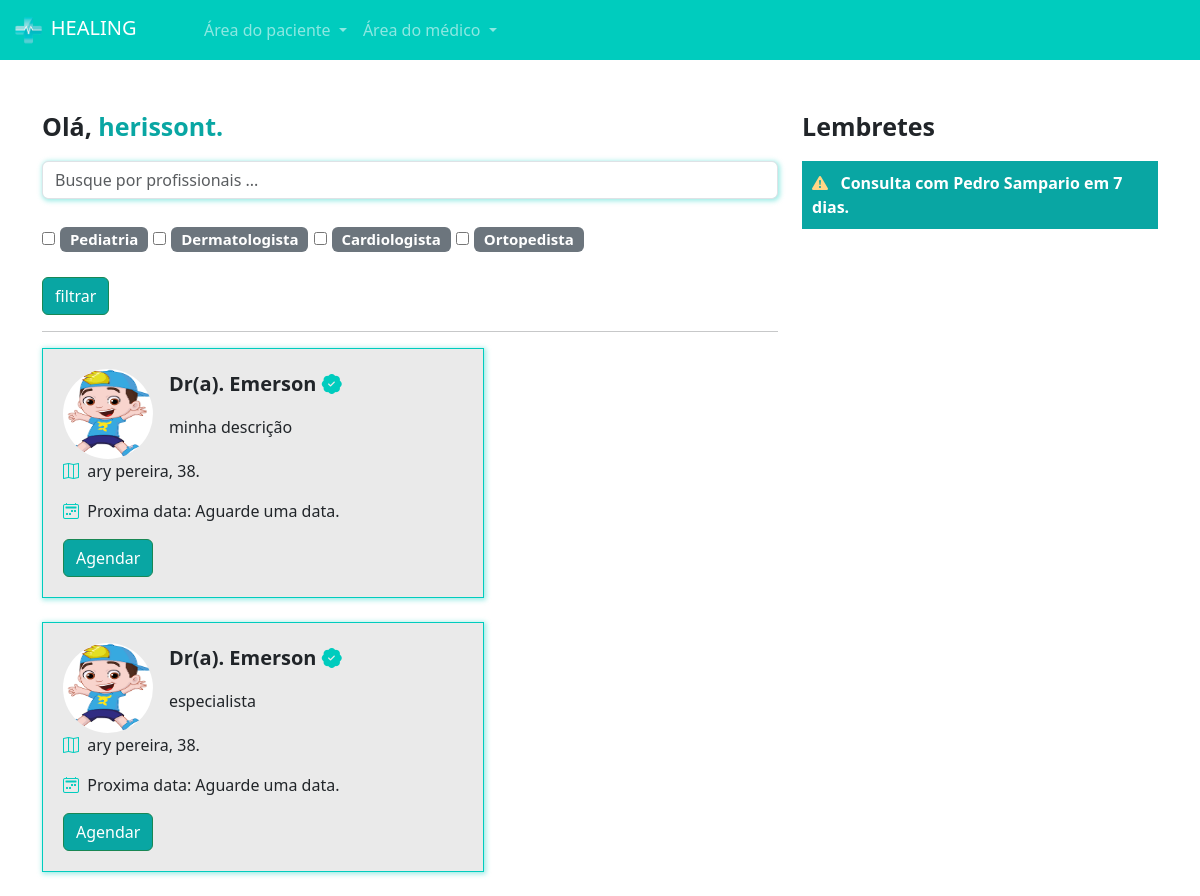
Page /pacientes/home/ (signed in) on the earlier database version.
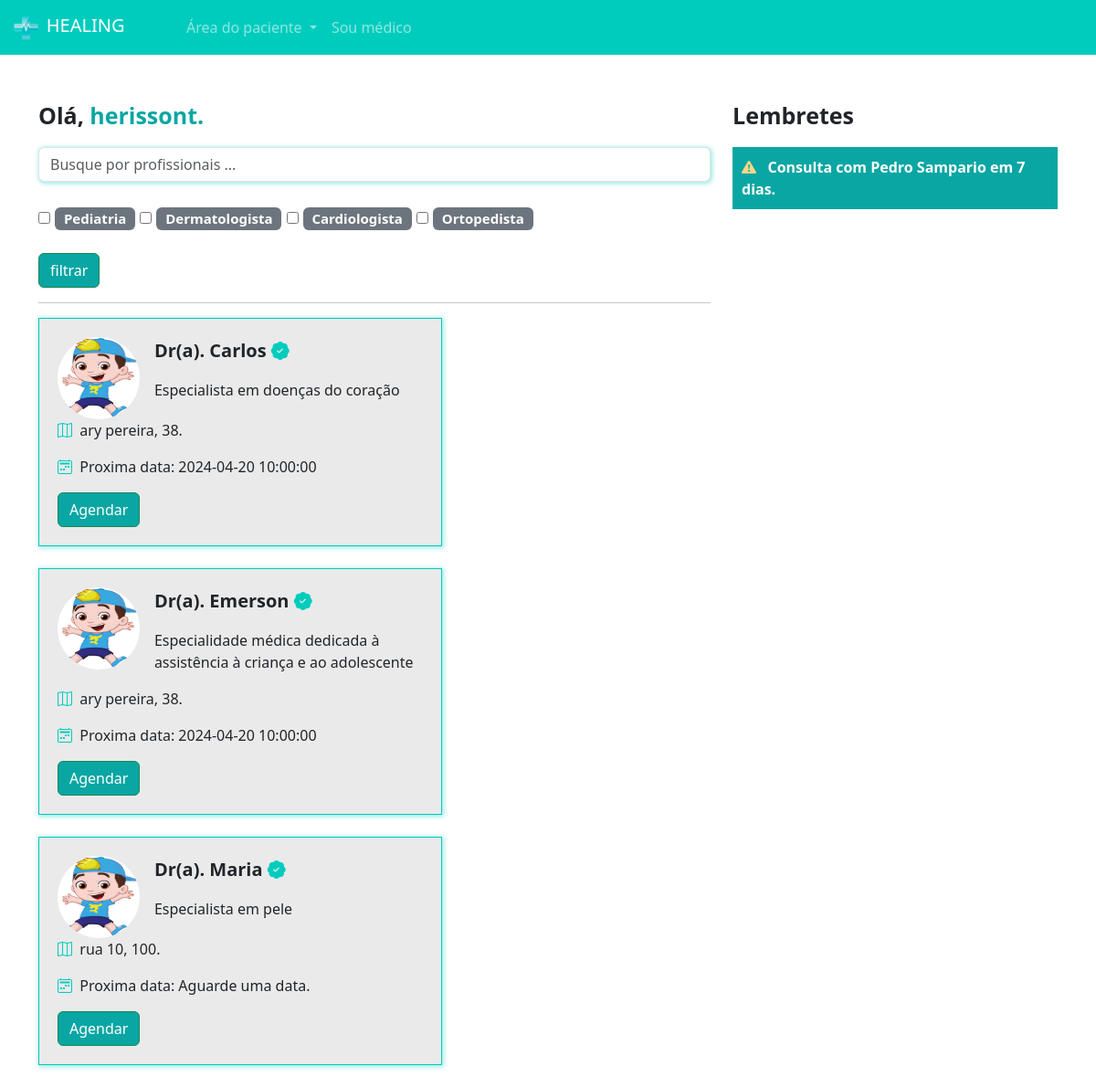
Same page on the later database version.
### medico/models.py (models this page shows, shortened)
class Especialidades(models.Model):
    especialidade = models.CharField(max_length=100)
    icone = models.ImageField(upload_to="icones", null=True, blank=True)
    def __str__(self):
        return self.especialidade

class DadosMedico(models.Model):
    crm = models.CharField(max_length=30)
    nome = models.CharField(max_length=100)
    cep = models.CharField(max_length=15)
    rua = models.CharField(max_length=100)
    bairro = models.CharField(max_length=100)
    numero = models.IntegerField()
    rg = models.ImageField(upload_to="rgs")
    cedula_identidade_medica = models.ImageField(upload_to='cim')
    foto = models.ImageField(upload_to="fotos_perfil")
    user = models.ForeignKey(User, on_delete=models.DO_NOTHING)
    descricao = models.TextField(null=True, blank=True)
    especialidade = models.ForeignKey(Especialidades, on_delete=models.DO_NOTHING, null=True, blank=True)
    valor_consulta = models.FloatField(default=100)
    @property
    def proxima_data(self):
        proxima_data = DatasAbertas.objects.filter(user=self.user).filter(data__gt=datetime.now()).filter(agendado=False).order_by('data').first()
        return proxima_data

class DatasAbertas(models.Model):
    data = models.DateTimeField()
    user = models.ForeignKey(User, on_delete=models.DO_NOTHING)
    agendado = models.BooleanField(default=False)
    def __str__(self):
        return str(self.data)

### paciente/views.py (the view)
# urls.py: path('home/', views.home, name="home"),
def home(request):
    if request.method == "GET":
        medico_filtrar = request.GET.get('medico')
        especialidades_filtrar = request.GET.getlist('especialidades')
        medicos = DadosMedico.objects.all()
        if medico_filtrar:
           medicos = medicos.filter(nome__icontains = medico_filtrar)
        especialidades = Especialidades.objects.all()
        if especialidades_filtrar:
           medicos = medicos.filter(especialidade_id__in=especialidades_filtrar)
    return render(request, 'home.html', {'medicos': medicos, 'especialidades': especialidades, 'is_medico': is_medico(request.user)})

### medico/models.py (called while the page is built)
def is_medico(user):
     return DadosMedico.objects.filter(user=user).exists()

### paciente/templates/home.html
{% extends "base.html" %} {% load static %} {% block 'head' %}
<link rel="stylesheet" href="{% static 'medicos/css/abrir_horario.css' %}" />
<link rel="stylesheet" href="{% static 'usuarios/css/usuarios.css' %}" />
<link rel="stylesheet" href="{% static 'medicos/css/cadastro_medico.css' %}" />
<link rel="stylesheet" href="{% static 'pacientes/css/home.css' %}" />
<link
  rel="stylesheet"
  href="https://cdn.jsdelivr.net/npm/bootstrap-icons@1.11.3/font/bootstrap-icons.min.css"
/>
{% endblock 'head' %}
{% block 'body' %}
{% include "partials/navbar.html" %}
<br /><br />
<div class="container">
  <div class="row">
    <div class="col-md-8">
      <p style="font-size: 25px" class="p-bold">
        Olá, <span class="color-dark">{{request.user.username}}.</span>
      </p>
      <form action="{% url 'home' %}" post="GET">
        <input
          type="text"
          class="form-control shadow-main-color"
          placeholder="Busque por profissionais ..."
          name="medico"
        />
        <br />
        <div class="especialidades">
        {% for especialidade in especialidades %}
            <input type="checkbox" name="especialidades" value="{{especialidade.id}}">
            <span class="badge bg-secondary">
            {{especialidade}}
            </span>
        {% endfor %}
        </div>
        <br />
        <input
          type="submit"
          value="filtrar"
          class="btn btn-success btn-dark-color"
        />
      </form>
      <hr />
      <div class="list-medicos">
        {% for medico in medicos %}
        <div class="card-medicos shadow-main-color">
          <div class="row">
            <div class="col-md-3">
              <img src="{{medico.foto.url}}" class="foto-perfil-card" alt="" />
            </div>
            <div class="col-md">
              <p style="font-size: 20px" class="p-bold">
                Dr(a). {{medico.nome}}
                <i class="bi bi-patch-check-fill icon-main"></i>
              </p>
              <p>{{medico.descricao}}</p>
            </div>
          </div>
          <p>
            <i class="bi bi-map icon-main"></i>&nbsp&nbsp{{medico.rua}},
            {{medico.numero}}.
          </p>
          <p>
            <i class="bi bi-calendar2-week icon-main"></i>&nbsp&nbspProxima
            data:
            {% if medico.proxima_data %}
                 {{medico.proxima_data}}
            {% else %}
                 Aguarde uma data.
            {% endif %}
          </p>
          <a href="{% url 'escolher_horario' medico.id %}" class="btn btn-success btn-dark-color">Agendar</a>
        </div>
        <br />
        {% endfor %}
      </div>
    </div>
    <div class="col-md-4">
      <p style="font-size: 25px" class="p-bold">Lembretes</p>
      <p class="bg-main-lembrete">
        <span class="p-bold"
          ><i class="bi bi-exclamation-triangle-fill icon-differential"></i
          >&nbsp&nbsp Consulta com Pedro Sampario em 7 dias.</span
        >
      </p>
    </div>
  </div>
</div>
{% endblock 'body' %}

Differences in the rows shown:
changed DadosMedico: nome "Emerson" → "Carlos"; descricao "minha descrição" → "Especialista em doenças do coração"; proxima_data (not shown) → "2024-04-20 10:00:00"; no longer shows "Aguarde uma data."
changed DadosMedico "Emerson": descricao "especialista" → "Especialidade médica dedicada à assistência à criança e ao adolescente"; proxima_data (not shown) → "2024-04-20 10:00:00"; no longer shows "Aguarde uma data."
added DadosMedico: foto (picture), nome "Maria", descricao "Especialista em pele", rua "rua 10", numero "100", shows "Aguarde uma data."
Other differences:
text no longer shown: "Área do médico"
text now shown: "Sou médico"
